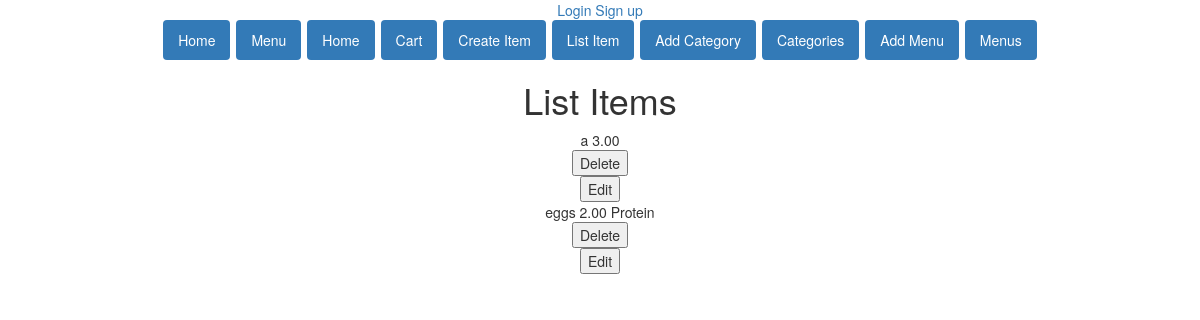
/item_list/, run on the app's committed database.
### restaurant_app/models.py (models this page shows, shortened)
class Item(models.Model):
    name = models.CharField(max_length=100)
    price = models.DecimalField(max_digits=8, decimal_places=2)
    timestamp = models.DateTimeField(auto_now_add=True)
    description = models.TextField(blank=True)

### restaurant_app/views.py (the view)
# urls.py: url(r'^item_list/', ItemListView.as_view(template="item_list.html"), name="item_list"),
class ItemListView(ListView):
    model = Item
    template = "item_list.html"

### restaurant_app/templates/restaurant_app/item_list.html (shortened to what this page needs)
{% extends 'base.html' %}
{% block body %}
    <h1>List Items</h1>
{% for item in object_list %}
    <div>{{ item.name }} {{item.price}} {{item.description}} {{item.update}}
    <form method="POST" action="{% url 'restaurant_app:delete_item' item.id %}">
        <button type="submit">Delete</button>
    </form>
    <form method="get" action="{% url 'restaurant_app:item_update' item.id %}">
        <button type="submit">Edit</button>
    </form>
    {% endfor %}
    </div>
{% endblock %}

### data on the page
Item: name "a", price "3.00"
Item: name "eggs", price "2.00", description "Protein"
